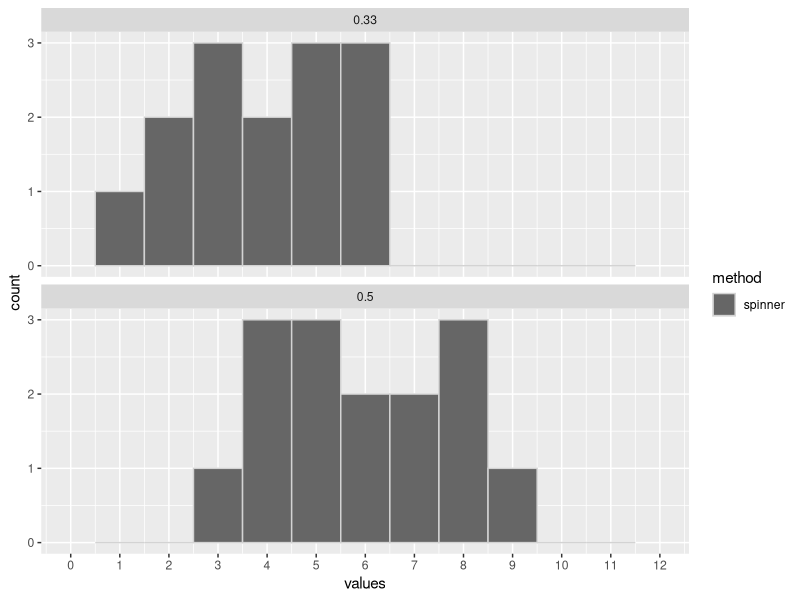
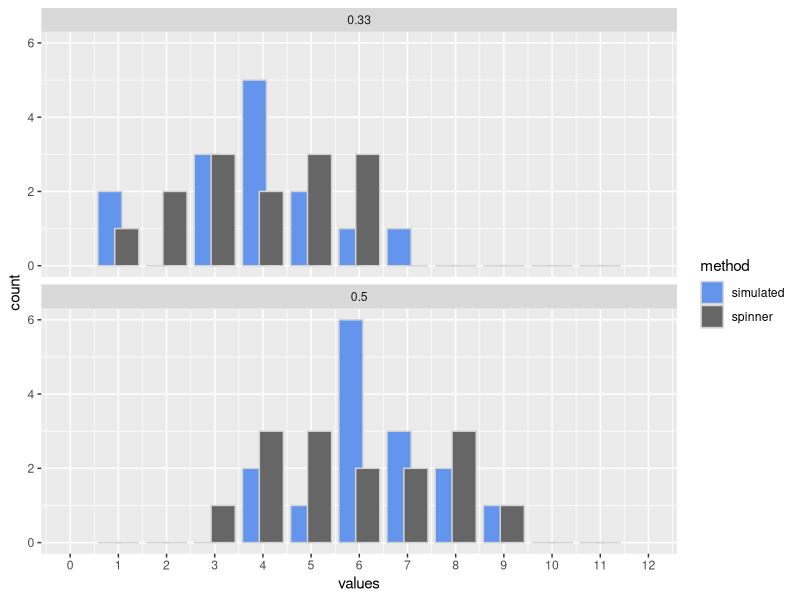
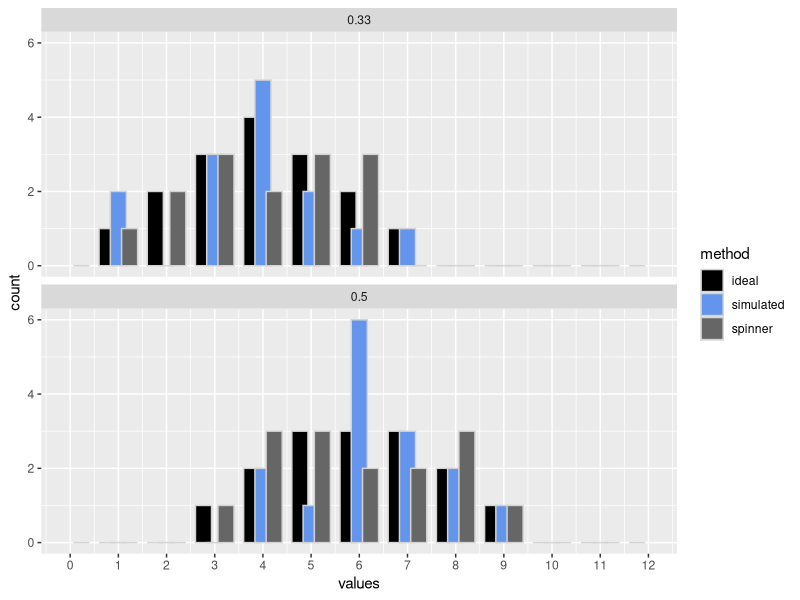
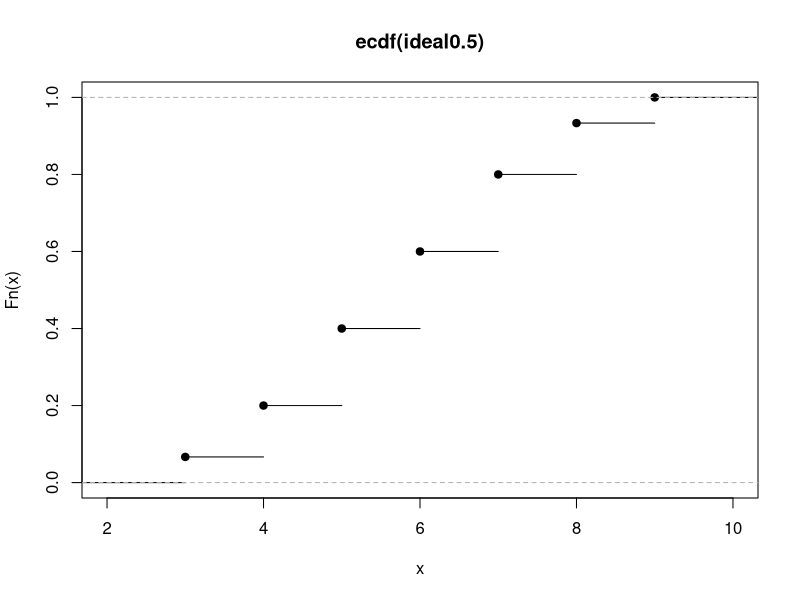

These charts were generated, in order, by the following R code:
## ---- chunk 1
knitr::opts_chunk$set(echo = TRUE)
library(ggplot2)
## ---- chunk 2
# record all observations for the 2-sided spinner
spinner2 <- c(8, 8, 4, 5, 9, 5, 5, 6, 7, 8, 6, 7, 4, 4, 3)

# record all observations for the 3-sided spinner
spinner3 <- c(3, 5, 6, 3, 1, 6, 2, 5, 6, 2, 4, 5, 3, 4)

# arrange the data in a data.frame (long format)
bino_data <- data.frame("method" = "spinner",
                        "theoretical_probability" = c( rep(0.5, length(spinner2) ),
                                                       rep(0.33, length(spinner3) ) ),
                        "values" = c(spinner2, spinner3))

# plot the frequencies
ggplot(data = bino_data,
       mapping = aes(x = values,
                     fill = method)) +
  geom_histogram(position = position_dodge(0.7),
                 breaks = seq(from = -0.5, to = 12.5, by = 1),
                 col = "lightgrey") +
  scale_fill_manual(values = "grey40") +
  scale_x_continuous(breaks = 0:12,
                     labels = 0:12,
                     limits = c(0,12)) +
  facet_wrap(~theoretical_probability,
             ncol = 1)
## ---- chunk 3
# simulate performing 15 observations of the number of successes in 12 trials if the probability of success = 0.5
simulated0.5 <- rbinom(n = 15,
                       size = 12,
                       prob = 0.5)
simulated0.5

# simulate performing 15 observations of the number of successes in 12 trials if the probability of success = 1/3
simulated0.33 <- rbinom(n = 15,
                        size = 12,
                        prob = 1/3)
simulated0.33

# add to bino_data
new_bino_data <- data.frame("method" = "simulated",
                            "theoretical_probability" = c( rep(0.5, length(simulated0.5) ),
                                                           rep(0.33, length(simulated0.33) ) ),
                            "values" = c( simulated0.5, simulated0.33 ))

bino_data <- rbind(bino_data, new_bino_data)

# plot all frequencies
ggplot(data = bino_data,
       mapping = aes(x = values,
                     fill = method)) +
  geom_histogram(position = position_dodge(0.7),
                 breaks = seq(from = -0.5, to = 12.5, by = 1),
                 col = "lightgrey") +
  scale_fill_manual(values = c("cornflowerblue", "grey40")) +
  scale_x_continuous(breaks = 0:12,
                     labels = 0:12,
                     limits = c(0,12)) +
  facet_wrap(~theoretical_probability,
             ncol = 1)
## ---- chunk 4
# simulate an ideal binomial distribution of the number of successes in 12 trials if the probability of success = 0.5
n_successes_vector <- 0:12

dbinom0.5 <- dbinom(x = n_successes_vector,
                    size = 12,
                    prob = 0.5)
dbinom0.5

# simulate an ideal binomial distribution of the number of successes in 12 trials if the probability of success = 1/3
dbinom0.33 <- dbinom(x = n_successes_vector,
                     size = 12,
                     prob = 1/3)
dbinom0.33

# by default, all probabilities are on a 0..1 scale
# calculate the most likely number of observations of each number of successes
# if we perform a total of 15 observations
dbinom0.5 <- 15 * dbinom0.5
dbinom0.5

dbinom0.33 <- 15 * dbinom0.33
dbinom0.33

# the numbers of observations must be integers, so round up the values
dbinom0.5 <- round(dbinom0.5,
                   digits = 0)
dbinom0.5

dbinom0.33 <- round(dbinom0.33,
                    digits = 0)
dbinom0.33
## ---- chunk 5
# use a for loop
ideal0.5 <- c() # create an empty vector

for (n_successes in n_successes_vector) {
  ideal0.5 <- c(ideal0.5,
                rep(n_successes, dbinom0.5[n_successes + 1] ) ) # add 1 because the frequency of having 0 successes is stored in the 1st element of dbinom0.5 etc.
}
ideal0.5

ideal0.33 <- c() # create an empty vector

for (n_successes in n_successes_vector) {
  ideal0.33 <- c(ideal0.33,
                 rep(n_successes, dbinom0.33[n_successes + 1] ) ) # add 1 because... see above
}
ideal0.33

# add to bino_data
new_bino_data <- data.frame("method" = "ideal",
                            "theoretical_probability" = c( rep(0.5, length(ideal0.5) ),
                                                           rep(0.33, length(ideal0.33) ) ),
                            "values" = c( ideal0.5, ideal0.33 ))
bino_data <- rbind(bino_data, new_bino_data)

# plot all frequencies
ggplot(data = bino_data,
       mapping = aes(x = values,
                     fill = method)) +
  geom_histogram(position = position_dodge(0.7),
                 breaks = seq(from = -0.5, to = 12.5, by = 1),
                 col = "lightgrey") +
  scale_fill_manual(values = c("black", "cornflowerblue", "grey40")) +
  scale_x_continuous(breaks = 0:12,
                     labels = 0:12,
                     limits = c(0,12)) +
  facet_wrap(~theoretical_probability,
             ncol = 1)
## ---- chunk 6
# how likely is it to observe *exactly* 4 successes in 12 trials given the ideal binomial distribution with a 0.5 probability of success?
dbinom(x = 4,
       size = 12,
       prob = 0.5)

# *exactly* 8 successes?
dbinom(x = 8,
       size = 12,
       prob = 0.5)

# 4 *or fewer* successes?
pbinom(q = 4,
       size = 12,
       prob = 0.5)

# is it consistent with the eCDF? (note that the values may not match exactly due to rounding)
plot(ecdf(ideal0.5))

# 8 *or fewer* successes?
pbinom(q = 8,
       size = 12,
       prob = 0.5)

# 8 *or more* successes? (i.e. more than 7 successes)
pbinom(q = 7,
       size = 12,
       prob = 0.5,
       lower.tail = FALSE)
